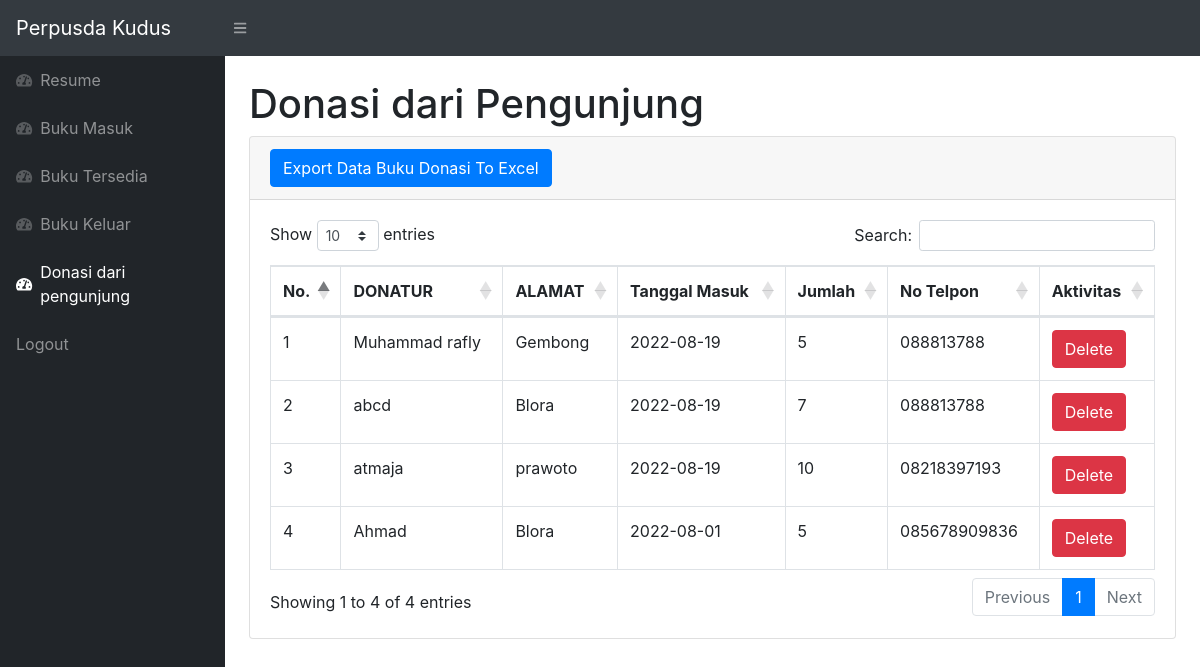
Screenshot of /jumlahdonasi.php with the database file from the repository.
### tables this page shows
CREATE TABLE `bukudonasi` (
  `id` int(11) NOT NULL,
  `donatur` varchar(225) NOT NULL,
  `tanggaldonasi` date NOT NULL DEFAULT current_timestamp(),
  `alamat` varchar(255) NOT NULL,
  `jumlah` int(4) NOT NULL,
  `nomortelepon` varchar(20) NOT NULL
);

### functions.php (called while the page is built, shortened)
<?php
$conn = mysqli_connect("localhost", "root", "", "donasibuku");
function query($query)
{
    global $conn;
    $data = mysqli_query($conn, $query);
    $bukudonasi = [];
    while ($pengunjung = mysqli_fetch_assoc($data)) {
        $bukudonasi[] = $pengunjung;
    }
    return $bukudonasi;
}

### jumlahdonasi.php (the view, shortened to what this page needs)
<?php
require 'functions.php';
$bukudonasi = query("SELECT * FROM bukudonasi ORDER BY tanggaldonasi DESC");
?>
<!DOCTYPE html>
<html lang="en">
<head>
        <link href="css/styles.css" rel="stylesheet" />
        <link href="https://cdn.datatables.net/1.10.20/css/dataTables.bootstrap4.min.css" rel="stylesheet" />
    </head>
    <body class="sb-nav-fixed">
        <nav class="sb-topnav navbar navbar-expand navbar-dark bg-dark">
            <a class="navbar-brand" href="indexadmin.php">Perpusda Kudus</a>
            <button class="btn btn-link btn-sm order-1 order-lg-0" id="sidebarToggle" href="#"><i class="fas fa-bars"></i></button>
        </nav>
        <div id="layoutSidenav">
            <div id="layoutSidenav_nav">
                <nav class="sb-sidenav accordion sb-sidenav-dark" id="sidenavAccordion">
                    <div class="sb-sidenav-menu">
                        <div class="nav">
                            <a class="nav-link" href="resumetotal.php">
                                <div class="sb-nav-link-icon"><i class="fas fa-tachometer-alt"></i></div>
                                Resume
                            </a>
                            <a class="nav-link" href="indexadmin.php">
                                <div class="sb-nav-link-icon"><i class="fas fa-tachometer-alt"></i></div>
                                Buku Masuk
                            </a>
                            <a class="nav-link" href="tersedia.php">
                                <div class="sb-nav-link-icon"><i class="fas fa-tachometer-alt"></i></div>
                                Buku Tersedia
                            </a>
                            <a class="nav-link" href="keluar.php">
                                <div class="sb-nav-link-icon"><i class="fas fa-tachometer-alt"></i></div>
                                Buku Keluar
                            </a>
                            <a class="nav-link" href="jumlahdonasi.php">
                                <div class="sb-nav-link-icon"><i class="fas fa-tachometer-alt"></i></div>
                                Donasi dari pengunjung
                            </a>
                            <a class="nav-link" href="logout.php" onclick="return confirm('want to LOGOUT?')" >
                                Logout
                            </a>
                        </div>
                    </div>
                </nav>
            </div>
        <div id="layoutSidenav_content">
            <main>
                <div class="container-fluid">
                        <h1 class="mt-4">Donasi dari Pengunjung</h1>
                        <div class="card mb-4">
                            <div class="card-header">
                                <button type="button" class="btn btn-primary" onclick="return confirm('Want to EXPORT data buku Donasi?'), window.open('exportpengunjung2excel.php')">
                                    Export Data Buku Donasi To Excel
                                </button>
                            </div>
                            <div class="card-body">
                                <div class="table-responsive">
                                    <table class="table table-bordered" id="dataTable" width="100%" cellspacing="0">
                                        <thead>
                                            <tr>
                                                <th scope="col">No.</th>
                                                <th scope="col">DONATUR</th>
                                                <th scope="col">ALAMAT</th>
                                                <th scope="col">Tanggal Masuk</th>
                                                <th scope="col">Jumlah</th>
                                                <th scope="col">No Telpon</th>
                                                <th scope="col">Aktivitas</th>
                                            </tr>
                                        </thead>
                                        <?php $i=1;?>
                                        <?php foreach ($bukudonasi as $item) : ?>
                                        <tr>
                                            <td><?php echo $i++;?>
                                            <td><?= $item['donatur']; ?></td>
                                            <td><?= $item['alamat']; ?></td>
                                            <td><?= $item['tanggaldonasi']; ?></td>
                                            <td><?= $item['jumlah']; ?></td>
                                            <td><?= $item['nomortelepon']; ?></td>
                                            <td>
                                                <a class="btn btn-danger" href="hapus.php?id=<?= $item["id"]; ?>"onclick="return confirm('Are You Sure want to DELETE?')" >Delete</a>
                                            </td>
                                            <?php endforeach ?>
                                        </tr>
                                    </table>
                                </div>
                            </div>
                        </div>
                    </div>
                </main>
    </body>
</html>

### rows the page displays
bukudonasi: donatur "Muhammad rafly", alamat "Gembong", tanggaldonasi "2022-08-19", jumlah "5", nomortelepon "088813788"
bukudonasi: donatur "abcd", alamat "Blora", tanggaldonasi "2022-08-19", jumlah "7", nomortelepon "088813788"
bukudonasi: donatur "atmaja", alamat "prawoto", tanggaldonasi "2022-08-19", jumlah "10", nomortelepon "08218397193"
bukudonasi: donatur "Ahmad", alamat "Blora", tanggaldonasi "2022-08-01", jumlah "5", nomortelepon "085678909836"
